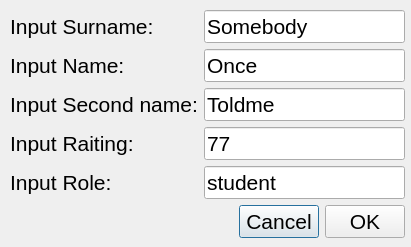
<?xml version="1.0" encoding="UTF-8"?>
<ui version="4.0">
 <class>InsertSudent</class>
 <widget class="QDialog" name="InsertSudent">
  <property name="geometry">
   <rect>
    <x>0</x>
    <y>0</y>
    <width>411</width>
    <height>247</height>
   </rect>
  </property>
  <property name="font">
   <font>
    <pointsize>16</pointsize>
   </font>
  </property>
  <property name="windowTitle">
   <string>Dialog</string>
  </property>
  <widget class="QWidget" name="layoutWidget">
   <property name="geometry">
    <rect>
     <x>10</x>
     <y>10</y>
     <width>395</width>
     <height>230</height>
    </rect>
   </property>
   <layout class="QVBoxLayout" name="verticalLayout_4">
    <item>
     <layout class="QHBoxLayout" name="horizontalLayout_3">
      <item>
       <layout class="QVBoxLayout" name="verticalLayout_5">
        <item>
         <widget class="QLabel" name="label_6">
          <property name="text">
           <string>Input Surname:</string>
          </property>
         </widget>
        </item>
        <item>
         <widget class="QLabel" name="label_7">
          <property name="text">
           <string>Input Name:</string>
          </property>
         </widget>
        </item>
        <item>
         <widget class="QLabel" name="label_8">
          <property name="text">
           <string>Input Second name:</string>
          </property>
         </widget>
        </item>
        <item>
         <widget class="QLabel" name="label_9">
          <property name="text">
           <string>Input Raiting:</string>
          </property>
         </widget>
        </item>
        <item>
         <widget class="QLabel" name="label_10">
          <property name="text">
           <string>Input Role:</string>
          </property>
         </widget>
        </item>
       </layout>
      </item>
      <item>
       <layout class="QVBoxLayout" name="verticalLayout_6">
        <item>
         <widget class="QLineEdit" name="m_surname_2">
          <property name="text">
           <string>Somebody</string>
          </property>
         </widget>
        </item>
        <item>
         <widget class="QLineEdit" name="m_name_2">
          <property name="text">
           <string>Once</string>
          </property>
         </widget>
        </item>
        <item>
         <widget class="QLineEdit" name="m_secondName_2">
          <property name="text">
           <string>Toldme</string>
          </property>
         </widget>
        </item>
        <item>
         <widget class="QLineEdit" name="m_raiting_2">
          <property name="text">
           <string>77</string>
          </property>
         </widget>
        </item>
        <item>
         <widget class="QLineEdit" name="m_role_2">
          <property name="text">
           <string>student</string>
          </property>
         </widget>
        </item>
       </layout>
      </item>
     </layout>
    </item>
    <item>
     <layout class="QHBoxLayout" name="horizontalLayout_4">
      <item>
       <spacer name="horizontalSpacer_2">
        <property name="orientation">
         <enum>Qt::Horizontal</enum>
        </property>
        <property name="sizeHint" stdset="0">
         <size>
          <width>40</width>
          <height>20</height>
         </size>
        </property>
       </spacer>
      </item>
      <item>
       <widget class="QPushButton" name="m_cancel_2">
        <property name="text">
         <string>Cancel</string>
        </property>
       </widget>
      </item>
      <item>
       <widget class="QPushButton" name="m_ok_2">
        <property name="text">
         <string>OK</string>
        </property>
       </widget>
      </item>
     </layout>
    </item>
   </layout>
  </widget>
 </widget>
 <resources/>
 <connections/>
</ui>
